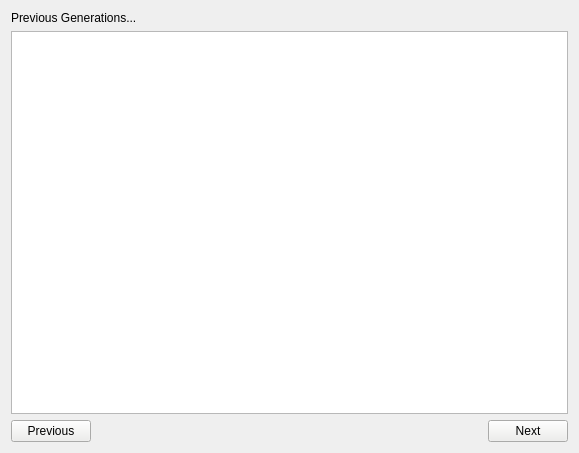
<?xml version="1.0" encoding="UTF-8"?>
<ui version="4.0">
 <class>showgen</class>
 <widget class="QWidget" name="showgen">
  <property name="geometry">
   <rect>
    <x>0</x>
    <y>0</y>
    <width>579</width>
    <height>453</height>
   </rect>
  </property>
  <property name="windowTitle">
   <string>Form</string>
  </property>
  <layout class="QGridLayout" name="gridLayout">
   <item row="1" column="0">
    <widget class="QGraphicsView" name="genGrapcsView"/>
   </item>
   <item row="0" column="0">
    <widget class="QLabel" name="label">
     <property name="styleSheet">
      <string notr="true">font: 57 15pt &quot;aakar&quot;;
color: rgb(0, 0, 0);</string>
     </property>
     <property name="text">
      <string>Previous Generations...</string>
     </property>
    </widget>
   </item>
   <item row="4" column="0">
    <layout class="QHBoxLayout" name="horizontalLayout">
     <item>
      <widget class="QPushButton" name="previousBtn">
       <property name="styleSheet">
        <string notr="true">font: 57 11pt &quot;aakar&quot;;
color: rgb(0, 0, 0);
background-color: rgb(238, 238, 236);</string>
       </property>
       <property name="text">
        <string>Previous</string>
       </property>
      </widget>
     </item>
     <item>
      <spacer name="horizontalSpacer">
       <property name="orientation">
        <enum>Qt::Horizontal</enum>
       </property>
       <property name="sizeHint" stdset="0">
        <size>
         <width>40</width>
         <height>20</height>
        </size>
       </property>
      </spacer>
     </item>
     <item>
      <widget class="QPushButton" name="nextBtn">
       <property name="styleSheet">
        <string notr="true">font: 57 11pt &quot;aakar&quot;;
background-color: rgb(238, 238, 236);
color: rgb(0, 0, 0);</string>
       </property>
       <property name="text">
        <string>Next</string>
       </property>
      </widget>
     </item>
    </layout>
   </item>
  </layout>
 </widget>
 <resources/>
 <connections/>
</ui>
